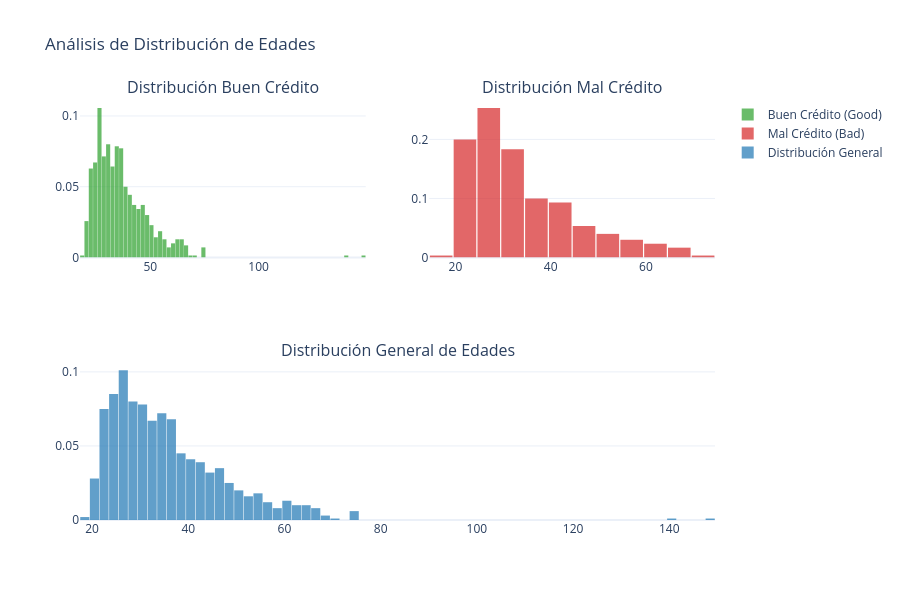

The notebook cell this image was saved under:
### Markdown cell above
<div style="font-family: 'Segoe UI', Arial, sans-serif; line-height: 1.6; color: #1f3a5f; max-width: 700px;">

<ul>
  <li><strong>Historial Crediticio (<code>credit_history</code>):</strong> La gran mayoría de los solicitantes ya tienen historial previo, concentrándose en créditos pagados (<em>existing paid</em>) o en situaciones de créditos críticos/múltiples (<em>critical/other existing credit</em>). Hay muy pocos clientes totalmente "nuevos" (<em>no credits</em>).</li>

  <li><strong>Propósito del Crédito (<code>purpose</code>):</strong> Los préstamos son mayoritariamente. Las categorías dominantes son la compra de tecnología/electrodomésticos (<em>radio/tv</em>) y vehículos (<em>new car</em>, <em>used car</em>). Préstamos para educación o negocios son muy minoritarios.</li>

  
  <li><strong>Estabilidad Laboral (<code>employment</code>):</strong> El banco trata con perfiles estables. La inmensa mayoría de los solicitantes tiene empleo, destacando el grupo con una antigüedad media de entre 1 y 4 años (<em>1<=X<4</em>).</li>
</ul>

<p>Como vemos en la gráfica de <code>purpose</code>, hay muchas categorías con muy pocos registros</p>
</div>

### Code cell
# Extraemos las edades en formato lista para cada categoría
df_good = creditos.loc[creditos["class"] == 'good']['age'].values.tolist()
df_bad = creditos.loc[creditos["class"] == 'bad']['age'].values.tolist()
df_age = creditos['age'].values.tolist()

#  Configurar histogramas:
#  Buen crédito (Good)
trace0 = go.Histogram(
    x=df_good,
    histnorm='probability',
    name="Buen Crédito (Good)",
    marker_color='#2ca02c', # Tono verde
    opacity=0.7
)

# Mal crédito (Bad)
trace1 = go.Histogram(
    x=df_bad,
    histnorm='probability',
    name="Mal Crédito (Bad)",
    marker_color='#d62728', # Tono rojo
    opacity=0.7
)

# Distribución general
trace2 = go.Histogram(
    x=df_age,
    histnorm='probability',
    name="Distribución General",
    marker_color='#1f77b4', # Tono azul
    opacity=0.7
)


fig = make_subplots(
    rows=2, cols=2, 
    specs=[[{}, {}], [{'colspan': 2}, None]],
    subplot_titles=('Distribución Buen Crédito', 'Distribución Mal Crédito', 'Distribución General de Edades')
)

fig.add_trace(trace0, row=1, col=1)
fig.add_trace(trace1, row=1, col=2)
fig.add_trace(trace2, row=2, col=1)

fig.update_layout(
    showlegend=True, 
    title_text='Análisis de Distribución de Edades', 
    bargap=0.05,
    height=600,
    template='plotly_white'
)

fig.show()

### Figure 1 — Plotly figure (JSON) as saved in the notebook; plotly's stock layout.template omitted (floating-point values rounded to 4 significant figures; data arrays with more than 128 entries replaced by an {"elided": "..."} marker saying what was removed)
{"data": [{"histnorm": "probability", "marker": {"color": "#2ca02c"}, "name": "Buen Crédito (Good)", "opacity": 0.7, "type": "histogram", "x": {"elided": "700 int values"}, "xaxis": "x", "yaxis": "y"}, {"histnorm": "probability", "marker": {"color": "#d62728"}, "name": "Mal Crédito (Bad)", "opacity": 0.7, "type": "histogram", "x": {"elided": "300 int values"}, "xaxis": "x2", "yaxis": "y2"}, {"histnorm": "probability", "marker": {"color": "#1f77b4"}, "name": "Distribución General", "opacity": 0.7, "type": "histogram", "x": {"elided": "1000 int values"}, "xaxis": "x3", "yaxis": "y3"}], "layout": {"annotations": [{"font": {"size": 16}, "showarrow": false, "text": "Distribución Buen Crédito", "x": 0.225, "xanchor": "center", "xref": "paper", "y": 1, "yanchor": "bottom", "yref": "paper"}, {"font": {"size": 16}, "showarrow": false, "text": "Distribución Mal Crédito", "x": 0.775, "xanchor": "center", "xref": "paper", "y": 1, "yanchor": "bottom", "yref": "paper"}, {"font": {"size": 16}, "showarrow": false, "text": "Distribución General de Edades", "x": 0.5, "xanchor": "center", "xref": "paper", "y": 0.375, "yanchor": "bottom", "yref": "paper"}], "bargap": 0.05, "height": 600, "showlegend": true, "title": {"text": "Análisis de Distribución de Edades"}, "xaxis": {"anchor": "y", "domain": [0, 0.45]}, "xaxis2": {"anchor": "y2", "domain": [0.55, 1]}, "xaxis3": {"anchor": "y3", "domain": [0, 1]}, "yaxis": {"anchor": "x", "domain": [0.625, 1]}, "yaxis2": {"anchor": "x2", "domain": [0.625, 1]}, "yaxis3": {"anchor": "x3", "domain": [0, 0.375]}}}
